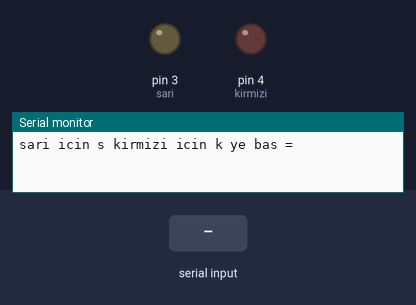
A sketch run on a simulated Arduino Uno, built with avr-gcc and run on an emulated ATmega328P. Parts: output pins drawn as LEDs (lit = HIGH), the last lines printed to the serial monitor. The inputs (shaded band) are chosen by the test bench.

Above: at 1.2 s.
1.3 s: "s" received over Serial
At 2.7 s:
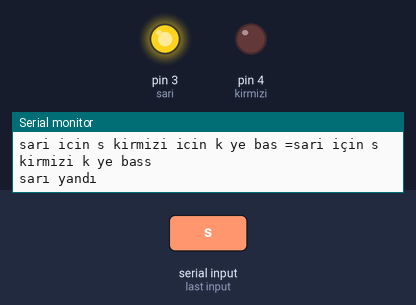
3.8 s: "k" received over Serial
At 7.0 s:
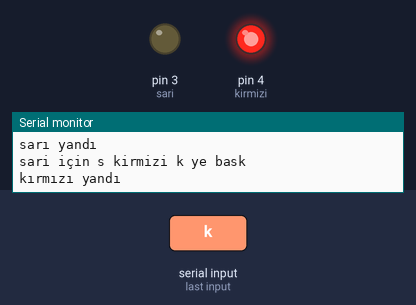
Timing chart, 0 to 10.8 s (numbered marks = the images above; inputs shaded):
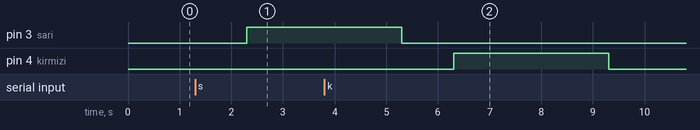

The sketch:

sketch_dec31a.ino
```cpp
String girilen="";
int sari=3;
int kirmizi=4;
void setup() {
  Serial.begin(9600);
  pinMode(sari,OUTPUT);
  pinMode(kirmizi,OUTPUT);
  Serial.print("sari icin s kirmizi icin k ye bas =");
}

void loop() {
  if(Serial.available()){
    girilen=Serial.readString();
    Serial.print("sari için s kirmizi k ye bas");
    Serial.println(girilen);
    if(girilen=="s"){
      Serial.println("sarı yandı");
      digitalWrite(sari,1);
      delay(3000);
      digitalWrite(sari,0);
    }
       if(girilen=="k"){
      Serial.println("kırmızı yandı");
      digitalWrite(kirmizi,1);
      delay(3000);
      digitalWrite(kirmizi,0);
    }
  }
}
```

Measured:
- after the input at 1.3 s, pin 3 (sari): LOW → HIGH after 1.0 s
- after the input at 3.8 s, pin 4 (kirmizi): LOW → HIGH after 2.5 s, → LOW 3.0 s later
